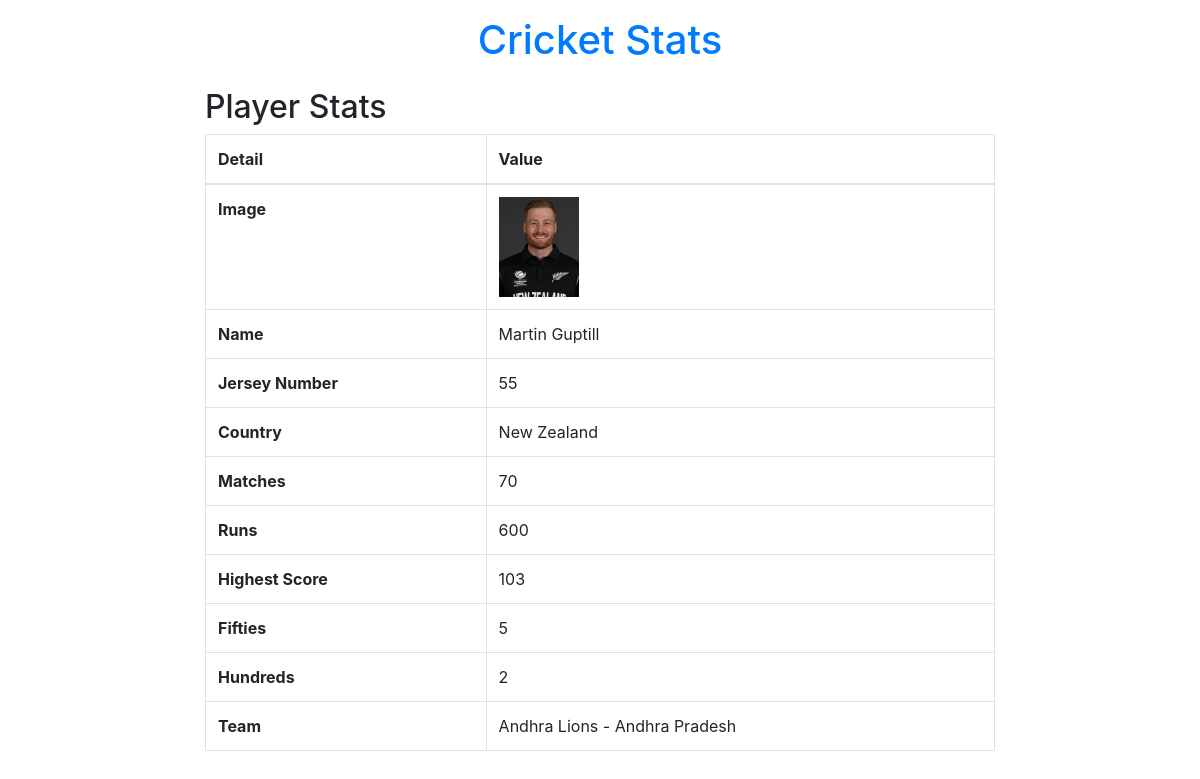
Screenshot of /player-stats/3/ with the database file from the repository.
### stats/models.py (models this page shows, shortened)
class PlayerModel(models.Model):
    first_name = models.CharField(max_length=255, null=False, blank=False)
    last_name = models.CharField(max_length=255, null=False, blank=False)
    image = models.ImageField(null=False, blank=False)
    jersey_num = models.PositiveSmallIntegerField(null=False, blank=False)
    country = models.CharField(max_length=255, null=False, blank=False)
    matches = models.PositiveSmallIntegerField(default=0, null=False, blank=False)
    runs = models.PositiveSmallIntegerField(default=0, null=False, blank=False)
    highest_score = models.PositiveSmallIntegerField(default=0, null=False, blank=False)
    fifties = models.PositiveSmallIntegerField(default=0, null=False, blank=False)
    hundreds = models.PositiveSmallIntegerField(default=0, null=False, blank=False)
    team = models.ForeignKey(TeamModel, on_delete=models.CASCADE, null=False, blank=False)

class TeamModel(models.Model):
    name = models.CharField(max_length=255, null=False, blank=False, unique=True)
    logo = models.ImageField(null=False, blank=False)
    club_state = models.CharField(max_length=255, null=False, blank=False)
    def __str__(self):
        return f'{self.name} - {self.club_state}'

### stats/views.py (the view)
# urls.py: path('player-stats/<int:player_id>/', views.player_stats_view),
def player_stats_view(request, player_id=None):
    player = models.PlayerModel.objects.get(id=player_id)
    return render(request, 'stats/player_stats.html', {'player': player})

### stats/templates/stats/player_stats.html (shortened to what this page needs)
<!DOCTYPE html>
<html lang="en">
<head>
    <link rel="stylesheet"
        href="https://cdnjs.cloudflare.com/ajax/libs/twitter-bootstrap/4.4.1/css/bootstrap.min.css" />
</head>
<body>
    <div class="row mt-3">
        <div class="col-lg-2"></div>
        <div class="col-lg-8 text-center">
            <h1><a href="/">Cricket Stats</a></h1>
        </div>
    </div>
    <div class="row mt-3">
        <div class="col-lg-2"></div>
        <div class="col-lg-8">
            <h2>Player Stats</h2>
            <table class="table table-bordered">
                <thead>
                    <tr>
                        <th scope="col">Detail</th>
                        <th scope="col">Value</th>
                    </tr>
                </thead>
                <tbody>
                    <tr>
                        <th scope="row">Image</th>
                        <td><img class="img-fluid" style="max-width: 100px; max-height: 100px;" src="{{ player.image.url }}" alt="" class=""></td>
                    </tr>
                    <tr>
                        <th>Name</th>
                        <td>{{ player.first_name }} {{ player.last_name }}</td>
                    </tr>
                    <tr>
                        <th>Jersey Number</th>
                        <td>{{ player.jersey_num }}</td>
                    </tr>
                    <tr>
                        <th>Country</th>
                        <td>{{ player.country }}</td>
                    </tr>
                    <tr>
                        <th>Matches</th>
                        <td>{{ player.matches }}</td>
                    </tr>
                    <tr>
                        <th>Runs</th>
                        <td>{{ player.runs }}</td>
                    </tr>
                    <tr>
                        <th>Highest Score</th>
                        <td>{{ player.highest_score }}</td>
                    </tr>
                    <tr>
                        <th>Fifties</th>
                        <td>{{ player.fifties }}</td>
                    </tr>
                    <tr>
                        <th>Hundreds</th>
                        <td>{{ player.hundreds }}</td>
                    </tr>
                    <tr>
                        <th>Team</th>
                        <td>{{ player.team }}</td>
                    </tr>
                </tbody>
            </table>
        </div>
    </div>
</body>
</html>

### rows the page displays
PlayerModel: image (picture), first_name "Martin", last_name "Guptill", jersey_num "55", country "New Zealand", matches "70", runs "600", highest_score "103", fifties "5", hundreds "2", team "Andhra Lions - Andhra Pradesh"
